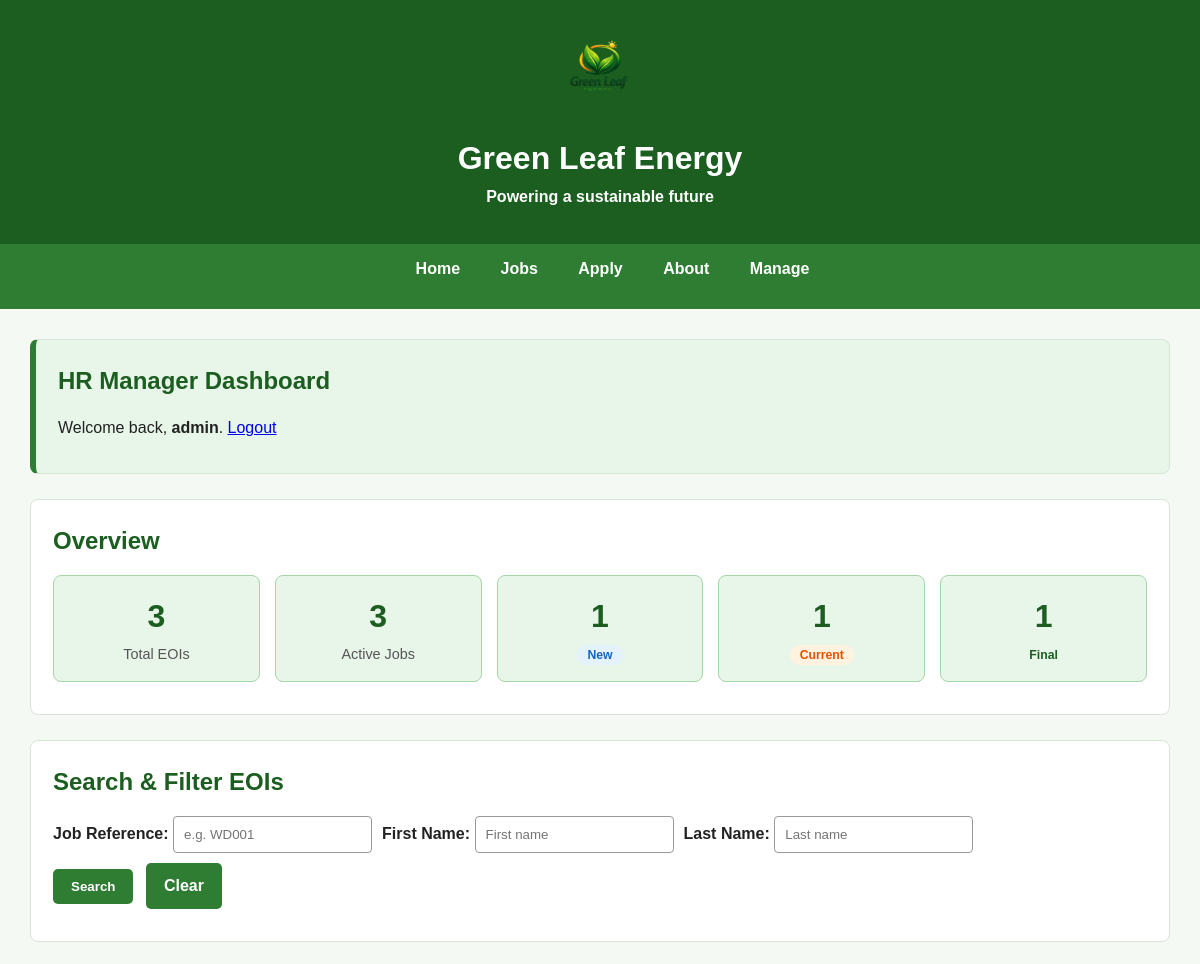
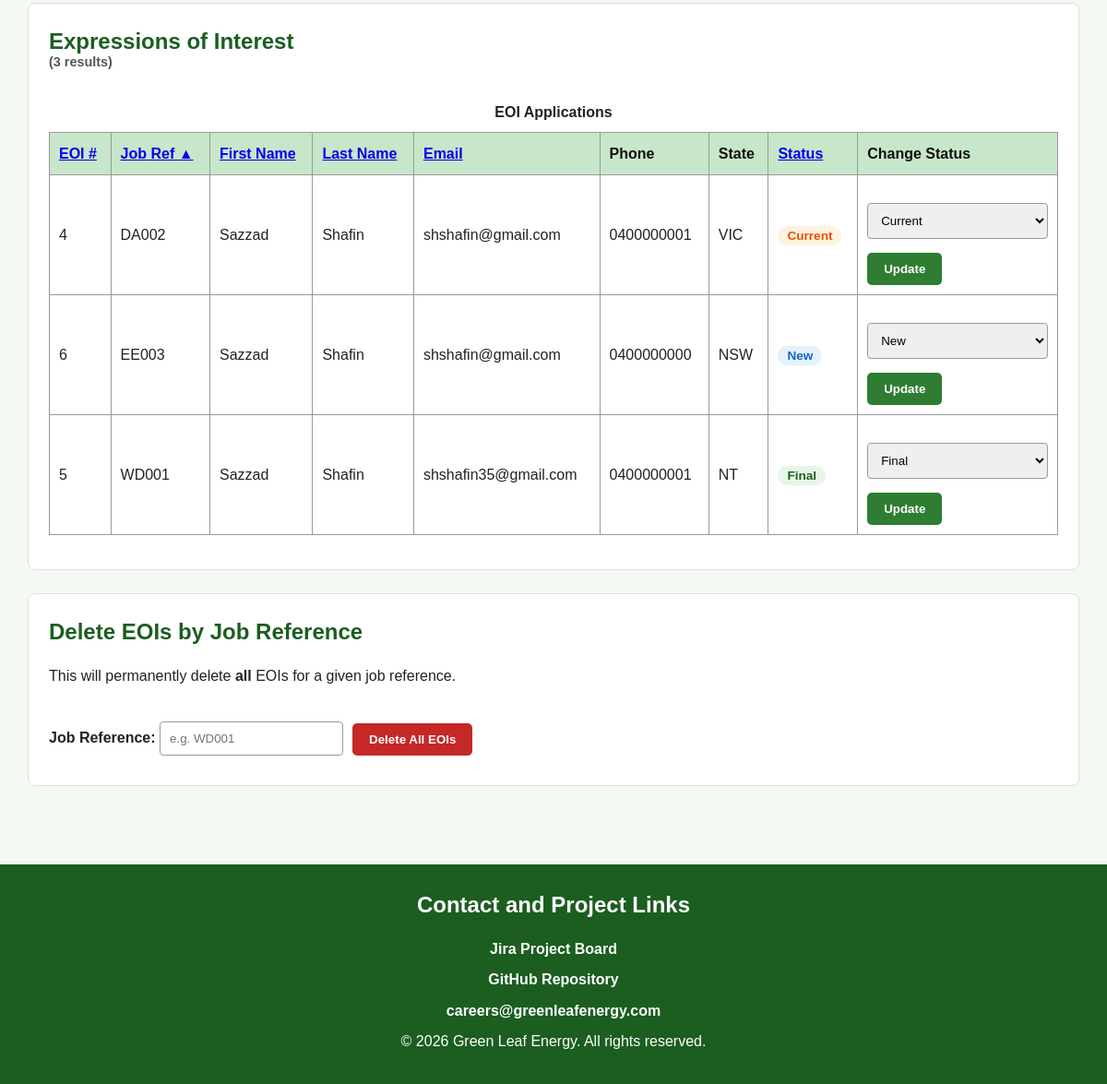
The page /manage.php?sort=job_reference&dir=ASC (signed in) on the database its author committed (2 pictures, top to bottom).
### tables this page shows
CREATE TABLE `eoi` (
  `EOInumber` int(11) NOT NULL,
  `job_reference` varchar(5) NOT NULL,
  `first_name` varchar(20) NOT NULL,
  `last_name` varchar(20) NOT NULL,
  `date_of_birth` varchar(10) NOT NULL,
  `gender` varchar(10) NOT NULL,
  `street_address` varchar(40) NOT NULL,
  `suburb_town` varchar(40) NOT NULL,
  `state` varchar(3) NOT NULL,
  `postcode` varchar(4) NOT NULL,
  `email` varchar(100) NOT NULL,
  `phone` varchar(12) NOT NULL,
  `skill_1` varchar(50) DEFAULT NULL,
  `skill_2` varchar(50) DEFAULT NULL,
  `skill_3` varchar(50) DEFAULT NULL,
  `other_skills` text DEFAULT NULL,
  `status` enum('New','Current','Final') DEFAULT 'New'
);

### manage.php (the view, shortened to what this page needs)
<?php
require_once("settings.php");
$conn = @mysqli_connect($host, $user, $pwd, $sql_db);
$total_eois = mysqli_fetch_assoc(mysqli_query($conn, "SELECT COUNT(*) as count FROM eoi"))["count"];
$total_jobs = mysqli_fetch_assoc(mysqli_query($conn, "SELECT COUNT(*) as count FROM jobs"))["count"];
$total_new = mysqli_fetch_assoc(mysqli_query($conn, "SELECT COUNT(*) as count FROM eoi WHERE status='New'"))["count"];
$total_current = mysqli_fetch_assoc(mysqli_query($conn, "SELECT COUNT(*) as count FROM eoi WHERE status='Current'"))["count"];
$total_final = mysqli_fetch_assoc(mysqli_query($conn, "SELECT COUNT(*) as count FROM eoi WHERE status='Final'"))["count"];
$where = "";
$filter_ref = isset($_GET["filter_ref"]) ? trim($_GET["filter_ref"]) : "";
$filter_fname = isset($_GET["filter_fname"]) ? trim($_GET["filter_fname"]) : "";
$filter_lname = isset($_GET["filter_lname"]) ? trim($_GET["filter_lname"]) : "";
$sort_field = isset($_GET["sort"]) ? $_GET["sort"] : "EOInumber";
$sort_dir = isset($_GET["dir"]) && $_GET["dir"] == "DESC" ? "DESC" : "ASC";
$query = "SELECT * FROM eoi $where ORDER BY $sort_field $sort_dir";
$eoi_result = mysqli_query($conn, $query);
$eoi_count = mysqli_num_rows($eoi_result);
function sort_link($field, $label, $current_sort, $current_dir, $params) {
    $new_dir = ($current_sort == $field && $current_dir == "ASC") ? "DESC" : "ASC";
    $arrow = "";
    if ($current_sort == $field) {
        $arrow = $current_dir == "ASC" ? " ▲" : " ▼";
    }
    $params["sort"] = $field;
    $params["dir"] = $new_dir;
    $qs = http_build_query($params);
    return "<a href='manage.php?$qs'>$label$arrow</a>";
}
$filter_params = [];
function status_badge($status) {
    $class = "status-" . strtolower($status);
    return "<span class='$class'>$status</span>";
}
include("header.inc");
include("nav.inc");
?>
<main>
    <section class="intro">
        <h2>HR Manager Dashboard</h2>
        <p>Welcome back, <strong><?php echo htmlspecialchars($_SESSION["username"]); ?></strong>.
        <a href="logout.php">Logout</a></p>
    </section>
    <section>
        <h2>Overview</h2>
        <div class="stats-grid">
            <div class="stat-card">
                <div class="stat-number"><?php echo $total_eois; ?></div>
                <div class="stat-label">Total EOIs</div>
            </div>
            <div class="stat-card">
                <div class="stat-number"><?php echo $total_jobs; ?></div>
                <div class="stat-label">Active Jobs</div>
            </div>
            <div class="stat-card">
                <div class="stat-number"><?php echo $total_new; ?></div>
                <div class="stat-label"><span class="status-new">New</span></div>
            </div>
            <div class="stat-card">
                <div class="stat-number"><?php echo $total_current; ?></div>
                <div class="stat-label"><span class="status-current">Current</span></div>
            </div>
            <div class="stat-card">
                <div class="stat-number"><?php echo $total_final; ?></div>
                <div class="stat-label"><span class="status-final">Final</span></div>
            </div>
        </div>
    </section>
    <section>
        <h2>Search & Filter EOIs</h2>
        <form method="get" action="manage.php">
            <div class="filter-bar">
                <div>
                    <label for="filter_ref">Job Reference:</label>
                    <input type="text" id="filter_ref" name="filter_ref"
                           value="<?php echo htmlspecialchars($filter_ref); ?>" placeholder="e.g. WD001">
                </div>
                <div>
                    <label for="filter_fname">First Name:</label>
                    <input type="text" id="filter_fname" name="filter_fname"
                           value="<?php echo htmlspecialchars($filter_fname); ?>" placeholder="First name">
                </div>
                <div>
                    <label for="filter_lname">Last Name:</label>
                    <input type="text" id="filter_lname" name="filter_lname"
                           value="<?php echo htmlspecialchars($filter_lname); ?>" placeholder="Last name">
                </div>
                <div>
                    <button type="submit">Search</button>
                    <a href="manage.php" class="apply-btn">Clear</a>
                </div>
            </div>
        </form>
    </section>
    <section>
        <h2>Expressions of Interest
            <small style="font-size:0.6em; color:#555;">(<?php echo $eoi_count; ?> result<?php echo $eoi_count != 1 ? "s" : ""; ?>)</small>
        </h2>
        <?php if ($eoi_count == 0): ?>
            <p>No EOIs found matching your search.</p>
        <?php else: ?>
        <div style="overflow-x:auto;">
        <table>
            <caption>EOI Applications</caption>
            <tr>
                <th><?php echo sort_link("EOInumber", "EOI #", $sort_field, $sort_dir, $filter_params); ?></th>
                <th><?php echo sort_link("job_reference", "Job Ref", $sort_field, $sort_dir, $filter_params); ?></th>
                <th><?php echo sort_link("first_name", "First Name", $sort_field, $sort_dir, $filter_params); ?></th>
                <th><?php echo sort_link("last_name", "Last Name", $sort_field, $sort_dir, $filter_params); ?></th>
                <th><?php echo sort_link("email", "Email", $sort_field, $sort_dir, $filter_params); ?></th>
                <th>Phone</th>
                <th>State</th>
                <th><?php echo sort_link("status", "Status", $sort_field, $sort_dir, $filter_params); ?></th>
                <th>Change Status</th>
            </tr>
            <?php while ($row = mysqli_fetch_assoc($eoi_result)): ?>
            <tr>
                <td><?php echo htmlspecialchars($row["EOInumber"]); ?></td>
                <td><?php echo htmlspecialchars($row["job_reference"]); ?></td>
                <td><?php echo htmlspecialchars($row["first_name"]); ?></td>
                <td><?php echo htmlspecialchars($row["last_name"]); ?></td>
                <td><?php echo htmlspecialchars($row["email"]); ?></td>
                <td><?php echo htmlspecialchars($row["phone"]); ?></td>
                <td><?php echo htmlspecialchars($row["state"]); ?></td>
                <td><?php echo status_badge($row["status"]); ?></td>
                <td>
                    <form method="post" action="manage.php?<?php echo http_build_query($filter_params); ?>">
                        <select name="new_status">
                            <option value="New" <?php echo $row["status"]=="New" ? "selected" : ""; ?>>New</option>
                            <option value="Current" <?php echo $row["status"]=="Current" ? "selected" : ""; ?>>Current</option>
                            <option value="Final" <?php echo $row["status"]=="Final" ? "selected" : ""; ?>>Final</option>
                        </select>
                        <button type="submit">Update</button>
                    </form>
                </td>
            </tr>
            <?php endwhile; ?>
        </table>
        </div>
        <?php endif; ?>
    </section>
    <section>
        <h2>Delete EOIs by Job Reference</h2>
        <p>This will permanently delete <strong>all</strong> EOIs for a given job reference.</p>
        <form method="post" action="manage.php"
              onsubmit="return confirm('Are you sure you want to delete ALL EOIs for this job reference? This cannot be undone.');">
            <div class="filter-bar">
                <div>
                    <label for="del_ref">Job Reference:</label>
                    <input type="text" id="del_ref" name="del_ref" placeholder="e.g. WD001">
                </div>
                <div style="padding-top:24px;">
                    <button type="submit" class="danger-btn">Delete All EOIs</button>
                </div>
            </div>
        </form>
    </section>
</main>
<?php
include("footer.inc");
?>

### styles/style.css (style rules this page uses)
* { margin: 0; padding: 0; box-sizing: border-box; }
body { font-family: Arial, sans-serif; background-color: #f4f9f4; color: #222; line-height: 1.6; }
main { max-width: 1200px; margin: 0 auto; padding: 30px; }
section, aside { background-color: white; padding: 22px; margin-bottom: 25px; border-radius: 8px; border: 1px solid #d6e5d6; }
h1, h2, h3, h4 { font-family: Arial, sans-serif; }
h2 { color: #1b5e20; margin-bottom: 15px; }
p { margin-bottom: 10px; }
table { width: 100%; border-collapse: collapse; margin-top: 15px; margin-bottom: 15px; }
caption { font-weight: bold; margin-bottom: 8px; }
table, th, td { border: 1px solid #999; }
th { background-color: #c8e6c9; color: #111; padding: 10px; text-align: left; }
td { background-color: #ffffff; color: #222; padding: 10px; }
form { margin-top: 15px; }
label { font-weight: bold; }
small { display: block; margin-top: -8px; margin-bottom: 10px; color: #555; font-size: 0.9em; }
input[type="text"], input[type="email"], input[type="search"], select, textarea { width: 100%; padding: 10px; margin-top: 5px; margin-bottom: 15px; border: 1px solid #999; border-radius: 4px; }
button, .apply-btn { display: inline-block; background-color: #2e7d32; color: white; border: none; padding: 10px 18px; margin-right: 8px; text-decoration: none; border-radius: 5px; cursor: pointer; font-weight: bold; }
.intro { background-color: #e8f5e9; border-left: 6px solid #2e7d32; }
.stats-grid { display: grid; grid-template-columns: repeat(auto-fit, minmax(150px, 1fr)); gap: 15px; margin-bottom: 10px; }
.stat-card { background-color: #e8f5e9; border: 1px solid #a5d6a7; border-radius: 8px; padding: 15px; text-align: center; }
.stat-card .stat-number { font-size: 2em; font-weight: bold; color: #1b5e20; }
.stat-card .stat-label { font-size: 0.9em; color: #555; }
.status-new { background-color: #e3f2fd; color: #1565c0; padding: 3px 10px; border-radius: 12px; font-weight: bold; font-size: 0.85em; }
.status-current { background-color: #fff3e0; color: #e65100; padding: 3px 10px; border-radius: 12px; font-weight: bold; font-size: 0.85em; }
.status-final { background-color: #e8f5e9; color: #1b5e20; padding: 3px 10px; border-radius: 12px; font-weight: bold; font-size: 0.85em; }
.manage-page .filter-bar { display: flex; flex-wrap: wrap; gap: 10px; align-items: flex-end; margin-bottom: 10px; }
.manage-page .filter-bar input, .manage-page .filter-bar select { width: auto; margin: 0; }
.danger-btn { background-color: #c62828; }

### rows shown on the page
eoi: EOInumber "4", job_reference "DA002", first_name "Sazzad", last_name "Shafin", email "shshafin@gmail.com", phone "0400000001", state "VIC", status "Current", new_status "Current"
eoi: EOInumber "6", job_reference "EE003", first_name "Sazzad", last_name "Shafin", email "shshafin@gmail.com", phone "0400000000", state "NSW", status "New", new_status "New"
eoi: EOInumber "5", job_reference "WD001", first_name "Sazzad", last_name "Shafin", email "shshafin35@gmail.com", phone "0400000001", state "NT", status "Final", new_status "Final"

### other values the page prints
$_SESSION["username"] "admin"
$total_eois "3"
$total_jobs "3"
$total_new "1"
$total_current "1"
$total_final "1"
$eoi_count "3"
$label "EOI # Job Ref First Name Last Name Email Status"
$arrow "▲"
